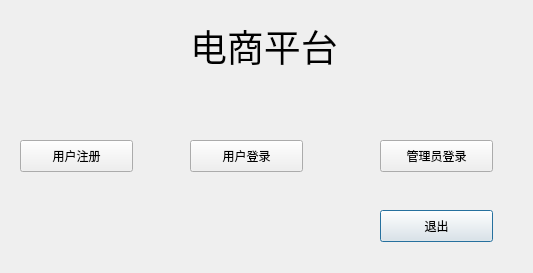
<?xml version="1.0" encoding="UTF-8"?>
<ui version="4.0">
 <class>PlatformDialog</class>
 <widget class="QDialog" name="PlatformDialog">
  <property name="geometry">
   <rect>
    <x>0</x>
    <y>0</y>
    <width>533</width>
    <height>273</height>
   </rect>
  </property>
  <property name="windowTitle">
   <string>PlatformDialog</string>
  </property>
  <widget class="QPushButton" name="pushButton_4">
   <property name="geometry">
    <rect>
     <x>380</x>
     <y>210</y>
     <width>113</width>
     <height>32</height>
    </rect>
   </property>
   <property name="cursor">
    <cursorShape>PointingHandCursor</cursorShape>
   </property>
   <property name="text">
    <string>退出</string>
   </property>
  </widget>
  <widget class="QPushButton" name="pushButton_2">
   <property name="geometry">
    <rect>
     <x>190</x>
     <y>140</y>
     <width>113</width>
     <height>32</height>
    </rect>
   </property>
   <property name="cursor">
    <cursorShape>PointingHandCursor</cursorShape>
   </property>
   <property name="text">
    <string>用户登录</string>
   </property>
  </widget>
  <widget class="QPushButton" name="pushButton_3">
   <property name="geometry">
    <rect>
     <x>380</x>
     <y>140</y>
     <width>113</width>
     <height>32</height>
    </rect>
   </property>
   <property name="cursor">
    <cursorShape>PointingHandCursor</cursorShape>
   </property>
   <property name="text">
    <string>管理员登录</string>
   </property>
  </widget>
  <widget class="QPushButton" name="pushButton">
   <property name="geometry">
    <rect>
     <x>20</x>
     <y>140</y>
     <width>113</width>
     <height>32</height>
    </rect>
   </property>
   <property name="cursor">
    <cursorShape>PointingHandCursor</cursorShape>
   </property>
   <property name="text">
    <string>用户注册</string>
   </property>
  </widget>
  <widget class="QLabel" name="label">
   <property name="geometry">
    <rect>
     <x>190</x>
     <y>10</y>
     <width>171</width>
     <height>71</height>
    </rect>
   </property>
   <property name="font">
    <font>
     <pointsize>28</pointsize>
    </font>
   </property>
   <property name="text">
    <string>电商平台</string>
   </property>
  </widget>
 </widget>
 <layoutdefault spacing="6" margin="11"/>
 <resources/>
 <connections/>
</ui>
